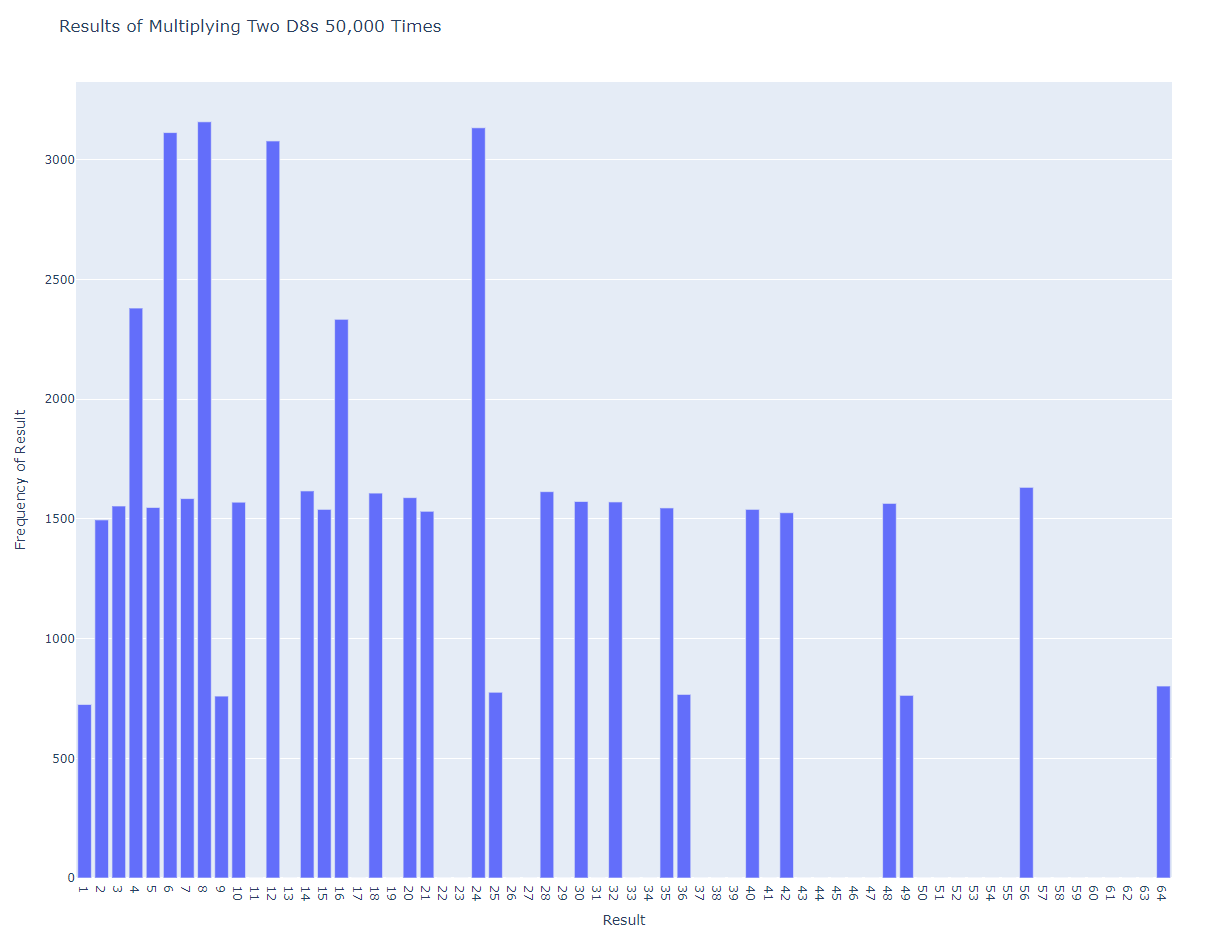

This chart was generated by the following Python code:
import plotly.express as px

from die import Die


die_1 = Die(8)
die_2 = Die(8)

results = []
for roll_num in range(50_000):
    result = die_1.roll() * die_2.roll()
    results.append(result)

frequencies = []
max_result = die_1.num_sides * die_2.num_sides
poss_results = range(1, max_result+1)
for value in poss_results:
    frequency = results.count(value)
    frequencies.append(frequency)

title = "Results of Multiplying Two D8s 50,000 Times"
labels = {'x': 'Result', 'y': 'Frequency of Result'}
fig = px.bar(x=poss_results, y=frequencies, title=title, labels=labels)

fig.update_layout(xaxis_dtick=1)

fig.show()
